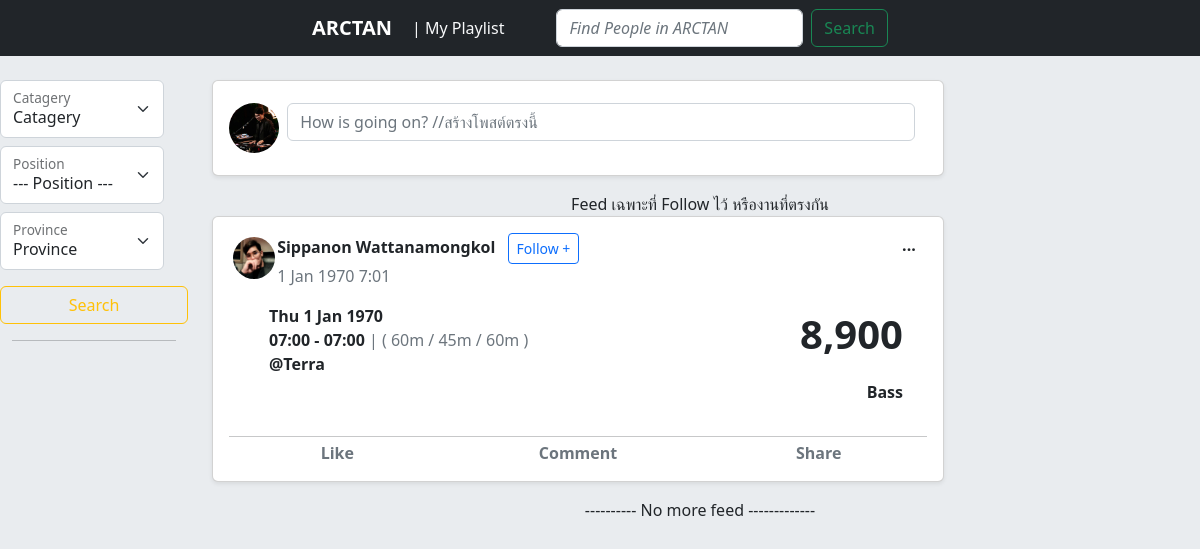
The page / on the database its author committed.
### tables this page shows
CREATE TABLE `tbl_users`  (
  `USERID` int(10) NOT NULL AUTO_INCREMENT,
  `username` text NOT NULL,
  `displayname` text NOT NULL,
  `password` varchar(255) NOT NULL,
  `rank` int(1) NOT NULL,
  `type` enum('Admin','User') NOT NULL,
  `address` varchar(255) NULL DEFAULT NULL,
  `tel` char(10) NOT NULL,
  `status` enum('Approved','Waiting','None') NOT NULL DEFAULT 'None',
  `email` varchar(255) NULL DEFAULT NULL,
  `profile_dir` varchar(255) NULL DEFAULT 'assets/img/none.jpeg',
  `online_status` enum('Online','Offline') NOT NULL,
  PRIMARY KEY (`USERID`) USING BTREE
);

CREATE TABLE `tbl_post`  (
  `POSTID` int(100) NOT NULL AUTO_INCREMENT,
  `UID` int(100) NOT NULL,
  `e_date` date NOT NULL,
  `e_time_start` time NOT NULL,
  `e_time_end` time NOT NULL,
  `e_price` float NOT NULL,
  `e_price_add` float NOT NULL,
  `e_place` varchar(255) NOT NULL,
  `e_location_url` varchar(255) NOT NULL,
  `e_detail` text NOT NULL,
  `e_status` enum('Pending','Matched','Expired') NOT NULL DEFAULT 'Pending',
  `position_type` text NOT NULL,
  `timestamp` timestamp NOT NULL,
  `havereport` bigint(20) NOT NULL,
  `haveliked` int(11) NOT NULL,
  `haveshared` int(11) NOT NULL,
  `havecommented` int(11) NOT NULL,
  PRIMARY KEY (`POSTID`) USING BTREE,
  INDEX `postowner`(`UID` ASC) USING BTREE,
  CONSTRAINT `postowner` FOREIGN KEY (`UID`) REFERENCES `tbl_users` (`USERID`) ON DELETE RESTRICT ON UPDATE RESTRICT
);

### assets/conn.php (called while the page is built, shortened)
<?php
$web = "http://localhost/Arctanv4/";
?>

### q.php (called while the page is built, shortened)
<?php
$name = "yukihir444";
$sql = "SELECT * FROM tbl_users WHERE username = :uname ";
$query = $dbcon->prepare($sql);
$query->bindParam(":uname", $name, PDO::PARAM_STR);
$query->execute();
$users = $query->fetchAll();
    ?>

### index.php (the view, shortened to what this page needs)
<?php @session_start();
    include_once'assets/conn.php';
    include'q.php';
?>
<!DOCTYPE html>
<html lang="en">
<head>
    <link rel="stylesheet" href="assets/css/bootstrap.min.css">
</head>
<body>
    <?php include_once"nav.php"; ?>
<div class="container-xxl bd-gutter mt-3 my-md-4">
    <div class="row">
        <aside class=" bd-sidebar col-md-2 pe-4">
            <div class="offcanvas-lg offcanvas-start">
                <div class="offcanvas-body ">
                    <form class="d-flex " action="?" method="get">
                        <div class="input-group ">
                            <div class="row ">
                            <div class="row w-100">
                                <div class="form-floating gx-0 gb-2">
                                    <select class="form-select" id="floatSelected" name="catagery">
                                        <option value="0" selected>Catagery</option>
                                    </select>
                                    <label for="floatSelected">Catagery</label>
                                </div>
                            </div>
                            <div class="row">
                                <div class="form-floating  gx-0 gy-2">
                                    <select class="form-select" id="floatSelected" name="position">
                                        <option selected value="">--- Position ---</option>
                                    </select>
                                    <label for="floatSelected">Position</label>
                                </div>
                            </div>
                            <div class="row">
                                <div class="form-floating  gx-0 gy-2">
                                    <select class="form-select" id="floatSelected" name="province">
                                        <option selected value="0">Province</option>
                                    </select>
                                    <label for="floatSelected">Province</label>
                                </div>
                            </div>
                            <button class="btn btn-outline-warning mt-3" type="submit">Search</button>
                        </div>
                        </div>
                    </form>
                </div>
            </div>
            <hr class="Dropdown-divider w-100">
        </aside>
        <main class="bd-main order-1 col-md-10 ">
                <?php include "condition.php"  ?>
        </main>
    </div>
</div>
</body>
</html>

### createpost.php
<div class="card bg-white w-75 mb-3 shadow-sm">
    <div class="card-body">
        <form action="" class="form-control border-0">
            <div class="row">
                <div class="col-1 px-0">
                    <a href="<?php echo $_SESSION['username']; ?>?current=<?php echo $_SESSION['username'] ?>">
                    <img src="<?php echo $web.$_SESSION['username']."/pic/".$user['profile_dir'] ?>" alt="" class="ratio-1x1 rounded-circle p-1float-start " width="50px" height="50px">
                    </a>
                </div>
                <div class="col ps-0">
                    <input class="form-control" type="text" placeholder="How is going on? //สร้างโพสต์ตรงนี้" id="inputtext">
                </div>
            </div>
        </form>
    </div>
</div>

### feed.php
<div class="text-center">Feed เฉพาะที่ Follow ไว้ หรืองานที่ตรงกัน</div>
<?php   $sql = $dbcon->query("SELECT POSTID, e_date, e_time_start, e_time_end, e_price, e_price_add , e_place , e_detail, e_status , position_type, timestamp, username, displayname, `status`, online_status, profile_dir FROM tbl_post p LEFT JOIN tbl_users u on u.USERID = p.UID");
        $sql->execute();
        $post = $sql->fetchAll();
        foreach($post as $p){
?>
<div class="card bg-white w-75 mb-3 shadow-sm ">
    <div class="card-body ">
        <div class="row ">
                <div class="col-1 ">
                    <a href=" <?php echo $web."/".$p['username']."?current=".$p['username'] ?>" >
                    <img src="<?php echo $web."/".$p['username']."/pic/".$p['profile_dir'] ?>" alt="" class="ratio-1x1 rounded-circle p-1 float-start " width="50px" height="50px">
                    </a>
                </div>
                <div class="col ps-0 ">
                    <div class="row">
                        <span><a href=" <?php echo $web."/".$p['username']."?current=".$p['username'] ?>" class="text-decoration-none fw-bold fs-6 text-dark"><?php echo $p['displayname'] ?></a> <button class="btn btn-outline-primary ms-2 btn-sm">Follow +</button></span>
                        <label for="Content" class="text-secondary fs-6"><?php echo date('j M Y G:m',$p['timestamp']) ?></label>
                    </div>
                </div>
                <div class="col-1 text-center fw-semibold">
                    <span>...</span>
                </div>
        </div>
        <div class="row px-4 pt-3">
            <div class="col">
            <p class="align-middle fw-semibold fs-6 my-0  mx-3"><?php echo date('D j',$p['e_date'])." ".date('M Y',$p['e_date']) ?></p>
            <p class="align-middle fw-semibold fs-6 my-0  mx-3"><?php echo date('H:i',$p['e_time_start'])." - ".date('H:i',$p['e_time_end']) ?> <span class=" text-secondary fw-normal fs-6"> | ( 60m / 45m / 60m )</span></p>
            <p class="fw-semibold fs-6 my-0  mx-3">@<?php echo $p['e_place'] ?></p>
            </div>
            <div class="col text-end">
                <p class="fw-bold fs-1"><?php echo number_format($p['e_price']) ?></p>
                <p class="fw-semibold"><?php echo $p['position_type'] ?> </p>
            </div>
        </div>
        <hr class="Dropdown-divider  mb-1" />
        <div class="row">
            <div class="col text-center text-secondary fw-semibold ">Like</div>
            <div class="col text-center text-secondary fw-semibold">Comment</div>
            <div class="col text-center text-secondary fw-semibold">Share</div>
        </div>
    </div>
</div>
<?php };?>
                <div class="text-center">---------- No more feed -------------</div>

### rows shown on the page
tbl_users: profile_dir (picture)
tbl_post: UID.profile_dir (picture), UID.displayname "Sippanon Wattanamongkol", timestamp "1 Jan 1970 7:01", e_date "Thu 1", e_date "Jan 1970", e_time_start "07:00", e_time_end "07:00", e_place "Terra", e_price "8,900", position_type "Bass"
